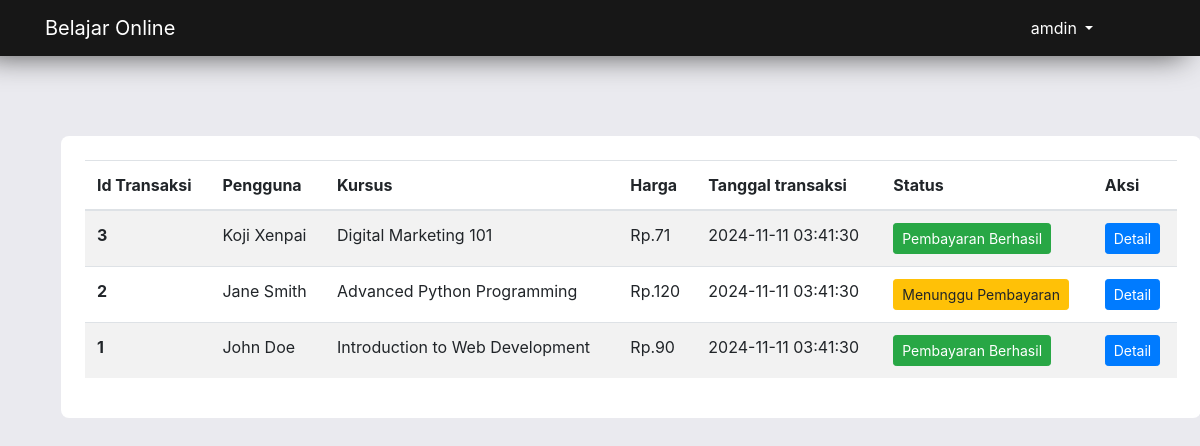
The app's page /admin/transactions.php (signed in) with its own data.
### tables this page shows
CREATE TABLE purchases (
    id INT AUTO_INCREMENT PRIMARY KEY,
    user_id INT NOT NULL,
    course_id INT NOT NULL,
    status ENUM('pending', 'confirmed', 'canceled') DEFAULT 'pending',
    voucher_code VARCHAR(50) NULL,
    total_price DECIMAL(10, 2),
    bank VARCHAR(200),
    bank_account_name VARCHAR(200),
    bank_account_number VARCHAR(200),
    payment_proof VARCHAR(255) NULL,
    created_at TIMESTAMP DEFAULT CURRENT_TIMESTAMP,
    updated_at TIMESTAMP DEFAULT CURRENT_TIMESTAMP ON UPDATE CURRENT_TIMESTAMP,
    FOREIGN KEY (user_id) REFERENCES users(id) ON DELETE CASCADE,
    FOREIGN KEY (course_id) REFERENCES courses(id) ON DELETE CASCADE
);

CREATE TABLE users (
    id INT AUTO_INCREMENT PRIMARY KEY,
    name VARCHAR(255) NOT NULL,
    email VARCHAR(255) UNIQUE NOT NULL,
    password VARCHAR(255) NOT NULL,
    avatar VARCHAR(255),
    bio TEXT,
    point INT default 0,
    created_at TIMESTAMP DEFAULT CURRENT_TIMESTAMP,
    updated_at TIMESTAMP DEFAULT CURRENT_TIMESTAMP ON UPDATE CURRENT_TIMESTAMP
);

CREATE TABLE courses (
    id INT AUTO_INCREMENT PRIMARY KEY,
    title VARCHAR(255) NOT NULL,
    thumbnail VARCHAR(255) NOT NULL,
    description TEXT,
    point INT DEFAULT 0,
    price DECIMAL(10, 2) NOT NULL,
    status ENUM('draft', 'publish') DEFAULT 'draft',   
    created_at TIMESTAMP DEFAULT CURRENT_TIMESTAMP,
    updated_at TIMESTAMP DEFAULT CURRENT_TIMESTAMP ON UPDATE CURRENT_TIMESTAMP
);

### admin/transactions.php (the view, shortened to what this page needs)
<?php
include "../app/init.php";
$sql = mysqli_query($con, "
    SELECT
        purchases.id,
        purchases.status,
        purchases.voucher_code,
        purchases.total_price,
        purchases.bank,
        purchases.bank_account_name,
        purchases.bank_account_number,
        purchases.payment_proof,
        purchases.created_at,
        purchases.updated_at,
        users.id AS user_id,
        users.name AS user_name,
        users.email AS user_email,
        courses.id AS course_id,
        courses.title AS course_title
    FROM
        purchases
    JOIN
        users ON purchases.user_id = users.id
    JOIN
        courses ON purchases.course_id = courses.id
    ORDER BY
        purchases.id DESC
");
?>
<!DOCTYPE html>
<html lang="en">
<head>
    <link rel="stylesheet" href="../assets/css/bootstrap.min.css">
    <link rel="stylesheet" href="../assets/css/all.min.css">
</head>
<body>
    <nav class="position-fixed navbar navbar-expand-lg navbar-dark">
        <div class="container ">
            <a class="navbar-brand mr-5" href="./index.php">
                Belajar Online
            </a>
            <div class="collapse navbar-collapse" id="navbarNav">
                <ul class="navbar-nav text-uppercase mx-auto col-10">
                </ul>
                <div class="nav-item dropdown col-lg-3 col-md-6 ">
                    <a class="nav-link dropdown-toggle user cart text-white" href="#" id="navbarDropdown" role="button" data-toggle="dropdown" aria-haspopup="true" aria-expanded="false">
                        <?php
                        if (!isset($_SESSION['name'])) {
                            echo "user";
                        } else {
                            echo 'amdin';
                        }
                        ?>
                    </a>
                </div>
            </div>
        </div>
    </nav>
    <br>
    <section class="features pb-5 mt-5 mb-4">
        <div class="container mt-5">
            <div class="col-12 mb-2s  mt-2 p-3 ">
                <div class="main-page container mt-5 p-4 bg-white p-2">
                    <div class="table-responsive-sm">
                        <table class="table table-striped text-nowrap">
                            <thead>
                                <tr>
                                    <th scope="col">Id Transaksi</th>
                                    <th scope="col">Pengguna</th>
                                    <th scope="col">Kursus</th>
                                    <th scope="col">Harga</th>
                                    <th scope="col">Tanggal transaksi</th>
                                    <th scope="col">Status</th>
                                    <th scope="col">Aksi</th>
                                </tr>
                            </thead>
                            <tbody>
                                <?php
                                while ($transaction = mysqli_fetch_assoc($sql)) { ?>
                                    <tr>
                                        <th scope="row"><?= $transaction['id']; ?></th>
                                        <td><?= $transaction['user_name']; ?></td>
                                        <td><?= $transaction['course_title']; ?></td>
                                        <td>Rp.<?= number_format($transaction['total_price'], 0, ',', '.');  ?></td>
                                        <td><?= $transaction['created_at'] ?></td>
                                        <td>
                                            <?php if ($transaction['status'] == 'pending') { ?>
                                                <span class="btn btn-sm btn-warning">Menunggu Pembayaran</span>
                                            <?php } elseif ($transaction['status'] == 'confirmed') { ?>
                                                <span class="btn btn-sm btn-success">Pembayaran Berhasil</span>
                                            <?php } else { ?>
                                                <span class="btn btn-sm btn-danger">Transaksi Dibatalkan </span>
                                            <?php } ?>
                                        </td>
                                        <td><a class="btn btn-sm btn-primary" href="./transaction.php?id=<?= $transaction['id'] ?> ">Detail</a>
                                        </td>
                                    </tr>
                                <?php } ?>
                            </tbody>
                        </table>
                    </div>
                </div>
            </div>
        </div>
    </section>
</body>
</html>

### admin/transactions.php (style rules this page uses)
body { background: #EAEAEF; }
.navbar { background: #171717; position: fixed; left: 0; top: 0; right: 0; margin: auto; z-index: 10; box-shadow: -15px 0px 30px #4e4e4e; }
.nav-item { margin-right: 24px; font-weight: 400; }
.nav-link.user { font-size: 16px; }
.main-page { border-radius: 8px; }
a { text-decoration: none; color: #201f1f; }

### records on screen
purchases: id "3", user.name "Koji Xenpai", course.title "Digital Marketing 101", total_price "71", created_at "2024-11-11 03:41:30", status "Pembayaran Berhasil"
purchases: id "2", user.name "Jane Smith", course.title "Advanced Python Programming", total_price "120", created_at "2024-11-11 03:41:30", status "Menunggu Pembayaran"
purchases: id "1", user.name "John Doe", course.title "Introduction to Web Development", total_price "90", created_at "2024-11-11 03:41:30", status "Pembayaran Berhasil"
